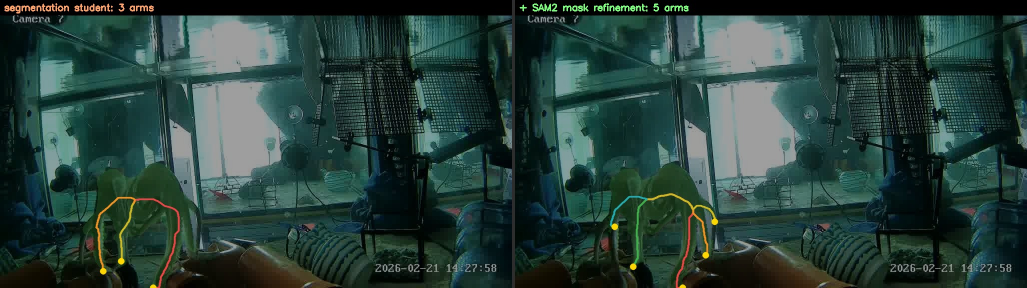
#> input picture OCEANS_2026/assets/frozen/skeleton_example_src.jpg, 2054 x 576 px (shown at 1/2 size)
$ python skeleton.py ../../OCEANS_2026/assets/frozen/skeleton_example_src.jpg out
#> lines starting #> are read from the running program, lines starting #| are printed output that depends on the picture; after the words box and inside, x2 and y2 are one past the last pixel; in counts of white or black regions, pixels touching at a corner belong together

"""
Usage
-----
    python skeletonize.py input.png output/

Dependencies: Python 3.9+, numpy, OpenCV, scipy, networkx, matplotlib.

"""
from __future__ import annotations

import argparse
import csv
import heapq
import json
import logging
import math
import os
import sys
import time
from collections import defaultdict
from dataclasses import dataclass
from pathlib import Path
from typing import Any, Dict, Iterable, List, Optional, Sequence, Tuple

import cv2
import networkx as nx
import numpy as np
from scipy.interpolate import splprep, splev
from scipy.ndimage import gaussian_filter1d, maximum_filter
from scipy.spatial import cKDTree
from scipy.sparse import csr_matrix
from scipy.sparse.csgraph import dijkstra as csgraph_dijkstra

LOG = logging.getLogger("skeletonize")
logging.basicConfig(level=logging.INFO, format="%(message)s")
EPS = 1.0e-9
NBR8 = [(-1, -1), (-1, 0), (-1, 1), (0, -1),
        (0, 1), (1, -1), (1, 0), (1, 1)]


@dataclass
class DenseModel:
    mask_small: np.ndarray
    distance_small: np.ndarray
    skeleton_small: np.ndarray
    scale_x: float
    scale_y: float
    points_yx: np.ndarray
    adjacency: List[List[Tuple[int, float]]]
    root: int
    parent: np.ndarray
    geodesic: np.ndarray
    tip_paths: List[np.ndarray]
    iteration: int
    diagnostics: Dict[str, Any]


@dataclass
class Branch:
    arm_id: int
    raw_xy: np.ndarray
    curve_xy: np.ndarray
    arc: np.ndarray
    length: float
    node_arc: np.ndarray
    node_xy: np.ndarray
    curvature: np.ndarray


# Binary-mask preparation and topology-preserving thinning


def load_binary(path: str) -> np.ndarray:
    image = cv2.imread(path, cv2.IMREAD_GRAYSCALE)
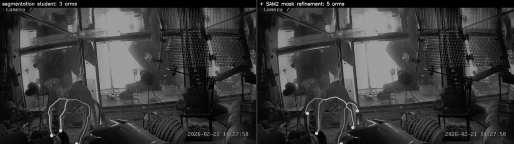
#> image: shape (576, 2054) (shown at 1/4 size); min 0, max 213, mean 56.5
    if image is None:
        raise FileNotFoundError(f"Cannot read image: {path}")
    # Otsu handles anti-aliased silhouettes and either polarity.
    _, a = cv2.threshold(image, 0, 255, cv2.THRESH_BINARY + cv2.THRESH_OTSU)
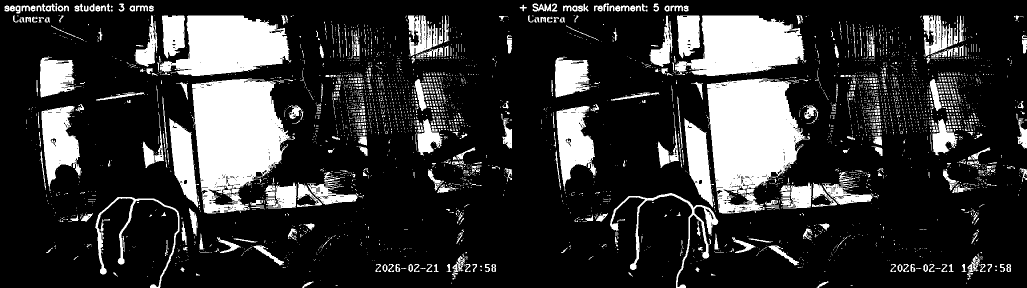
#> a: shape (576, 2054) (shown at 1/2 size); 20% white; 4176 white regions (3741 under 20 px), largest, box (x1, y1, x2, y2) and area: (1414, 157, 1620, 427) 35399, (384, 157, 588, 427) 35364, (319, 31, 583, 152) 21421
    _, b = cv2.threshold(image, 0, 255, cv2.THRESH_BINARY_INV + cv2.THRESH_OTSU)
    # The foreground is the polarity whose largest component is substantial but
    # does not cover the image border. This avoids assuming white-on-black.
    def quality(m: np.ndarray) -> Tuple[float, np.ndarray]:
        n, labels, stats, _ = cv2.connectedComponentsWithStats((m > 0).astype(np.uint8), 8)
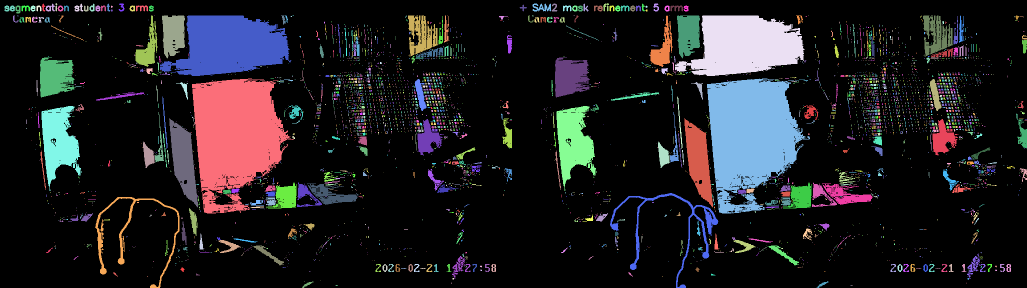
#> labels: shape (576, 2054) int32 (shown at 1/2 size); 4177 distinct labels, from 0 to 4176; one colour per label, 0 black
#> n = 4177
        if n <= 1:
            return -1e30, m
        idx = 1 + int(np.argmax(stats[1:, cv2.CC_STAT_AREA]))
#> idx = 1041
        keep = (labels == idx).astype(np.uint8) * 255
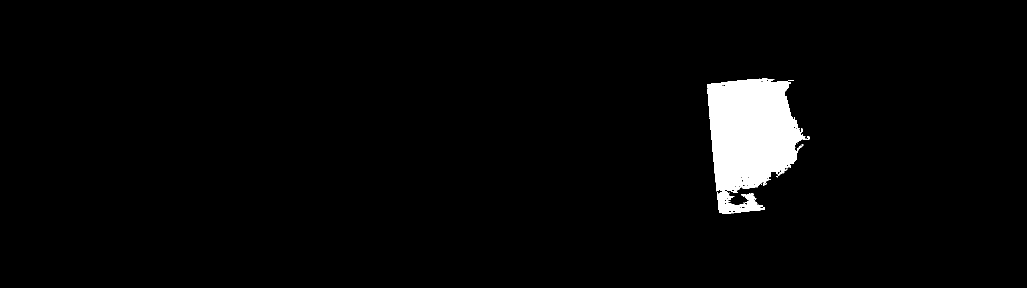
#> keep: shape (576, 2054) (shown at 1/2 size); 3% white; 1 white region, box (x1, y1, x2, y2) and area: (1414, 157, 1620, 427) 35399
        area = float(stats[idx, cv2.CC_STAT_AREA])
#> area = 35399
        border = float(np.count_nonzero(np.r_[keep[0], keep[-1], keep[:, 0], keep[:, -1]]))
#> border = 0
        frac = area / keep.size
#> frac = 0.0299
        return area - 1000.0 * border - (1e9 if frac > 0.85 else 0.0), keep
    qa, ma = quality(a)
#> qa = 35399
    qb, mb = quality(b)
#> in quality (call 2), `n, labels, stats, _ = cv2.connectedComponentsWithStats((m > 0).astype(..`:
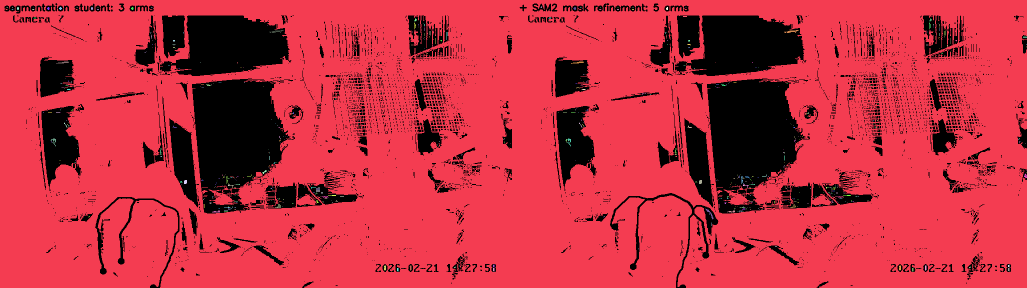
#> labels: shape (576, 2054) int32 (shown at 1/2 size); 610 distinct labels, from 0 to 609; one colour per label, 0 black
#> in quality (call 2), `n, labels, stats, _ = cv2.connectedComponentsWithStats((m > 0).astype(..`: n = 610; stats = 610 rows, first 6: [9, 6, 2045, 570, 236572], [0, 0, 2054, 576, 943037], [1081, 12, 3, 4, 6], [13, 14, 3, 2, 3], [24, 14, 2, 1, 2], [34, 14, 4, 6, 20]
#> in quality (call 2), `idx = 1 + int(np.argmax(stats[1:, cv2.CC_STAT_AREA]))`: idx = 1
#> (the rest of the program and of its run is left out)
